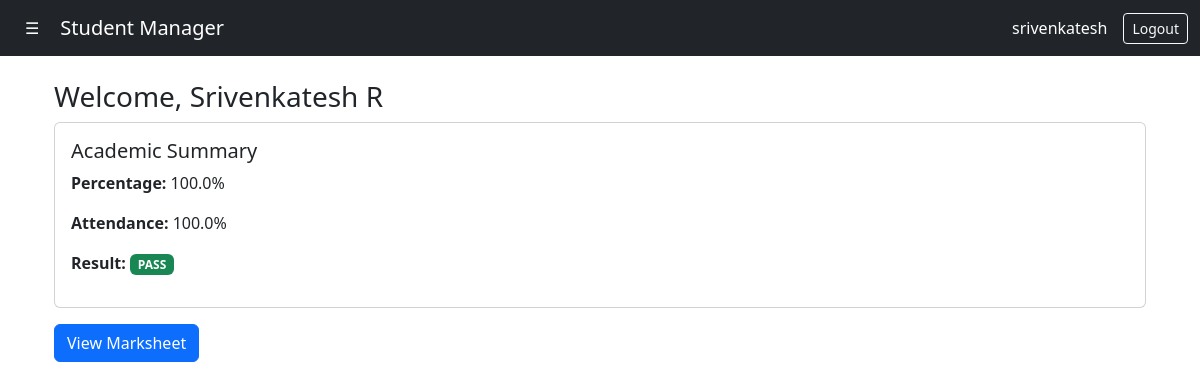
The page /my/ (signed in) on the database its author committed.
### core/models.py (models this page shows, shortened)
class Student(models.Model):
    user = models.OneToOneField(
         User,
         on_delete=models.CASCADE,
         null=True,
         blank=True
    )
    DEPARTMENT_CHOICES = [
        ('CSE', 'Computer Science'),
        ('ECE', 'Electronics'),
        ('EEE', 'Electrical'),
        ('ME', 'Mechanical'),
        ('CE', 'Civil'),
    ]
    name = models.CharField(max_length=100)
    email = models.EmailField(unique=True)
    age = models.IntegerField(
        validators=[MinValueValidator(1)]
    )
    roll_number = models.CharField(max_length=20)
    department = models.CharField(max_length=100, choices=DEPARTMENT_CHOICES)
    year = models.IntegerField()
    image = models.ImageField(upload_to='students/', blank=True, null=True)
    created_at = models.DateTimeField(auto_now_add=True)
    def total_marks_obtained(self):
        return sum(mark.marks_obtained for mark in self.marks.all())
    def total_max_marks(self):
        return sum(mark.subject.max_marks for mark in self.marks.all())
    def percentage(self):
        max_marks = self.total_max_marks()
        if max_marks == 0:
            return 0
        return round((self.total_marks_obtained() / max_marks) * 100, 2)
    def has_failed_any_subject(self):
        for mark in self.marks.all():
            if mark.marks_obtained < 35:
                return True
        return False
    def result(self):
        if self.has_failed_any_subject():
            return "FAIL"
        return "PASS"
    def total_attendance_days(self):
        return self.attendance.count()
    def present_days(self):
        return self.attendance.filter(status='P').count()
    def attendance_percentage(self):
        total_days = self.total_attendance_days()
        if total_days == 0:
            return 0
        return round((self.present_days() / total_days) * 100, 2)

class Marks(models.Model):
    student = models.ForeignKey(
        Student,
        on_delete=models.CASCADE,
        related_name='marks'
    )
    subject = models.ForeignKey(
        Subject,
        on_delete=models.CASCADE,
        related_name='marks'
    )
    marks_obtained = models.PositiveIntegerField()
    created_at = models.DateField(auto_now_add=True)
    class Meta:
        unique_together = ('student','subject')

class Subject(models.Model):
    DEPARTMENT_CHOICES = [
        ('CSE', 'Computer Science'),
        ('ECE', 'Electronics'),
        ('EEE', 'Electrical'),
        ('ME', 'Mechanical'),
        ('CE', 'Civil'),
    ]
    name = models.CharField(max_length=100)
    department = models.CharField(
        max_length=50,
        choices=DEPARTMENT_CHOICES
    )
    max_marks = models.PositiveIntegerField(default=100)
    is_active = models.BooleanField(default=True)

### core/views.py (the view)
# urls.py: path("my/", views.student_dashboard, name="student_dashboard"),
@login_required
def student_dashboard(request):
    if request.user.is_staff:
        return redirect("dashboard")
    student = get_object_or_404(Student, user=request.user)
    context = {
        "student":student,
        "marks":student.marks.all(),
        "attendance": student.attendance.all(),
    }
    return render(request, "core/student_dashboard.html",context)

### templates/core/student_dashboard.html (shortened to what this page needs)
{% extends "core/base.html" %}
{% block content %}
<div class="container mt-4">
    <h3>Welcome, {{ student.name }}</h3>
    <div class="card mb-3">
        <div class="card-body">
            <h5>Academic Summary</h5>
            <p><strong>Percentage:</strong> {{ student.percentage }}%</p>
            <p><strong>Attendance:</strong> {{ student.attendance_percentage }}%</p>
            <p>
                <strong>Result:</strong>
                {% if student.result == "PASS" %}
                    <span class="badge bg-success">PASS</span>
                {% else %}
                    <span class="badge bg-danger">FAIL</span>
                {% endif %}
            </p>
        </div>
    </div>
    <a href="{% url 'student_report' student.id %}" class="btn btn-primary">
        View Marksheet
    </a>
</div>
{% endblock %}

### templates/core/base.html (shortened to what this page needs)
<!DOCTYPE html>
<html lang="en">
<head>
    <link href="https://cdn.jsdelivr.net/npm/bootstrap@5.3.2/dist/css/bootstrap.min.css" rel="stylesheet">
</head>
<body>
<nav class="navbar navbar-dark bg-dark">
    <div class="container-fluid">
        <button class="btn btn-dark"
                type="button"
                data-bs-toggle="offcanvas"
                data-bs-target="#sidebar"
                aria-controls="sidebar">
            ☰
        </button>
        <a class="navbar-brand ms-2" href="{% url 'home' %}">
            Student Manager
        </a>
        <div class="d-flex align-items-center ms-auto">
            {% if user.is_authenticated %}
                <span class="text-white me-3">
                    {{ user.username }}
                </span>
                <form method="post" action="{% url 'logout' %}" class="mb-0">
                    <button class="btn btn-outline-light btn-sm">
                        Logout
                    </button>
                </form>
            {% else %}
                <a href="{% url 'login' %}" class="btn btn-outline-light btn-sm">
                    Login
                </a>
            {% endif %}
        </div>
    </div>
</nav>
<div class="container">
    {% block content %}{% endblock %}
</div>
</body>
</html>

### rows shown on the page
Student: name "Srivenkatesh R", percentage "100.0", attendance_percentage "100.0"

### other values the page prints
{{ user.username }} "srivenkatesh"
